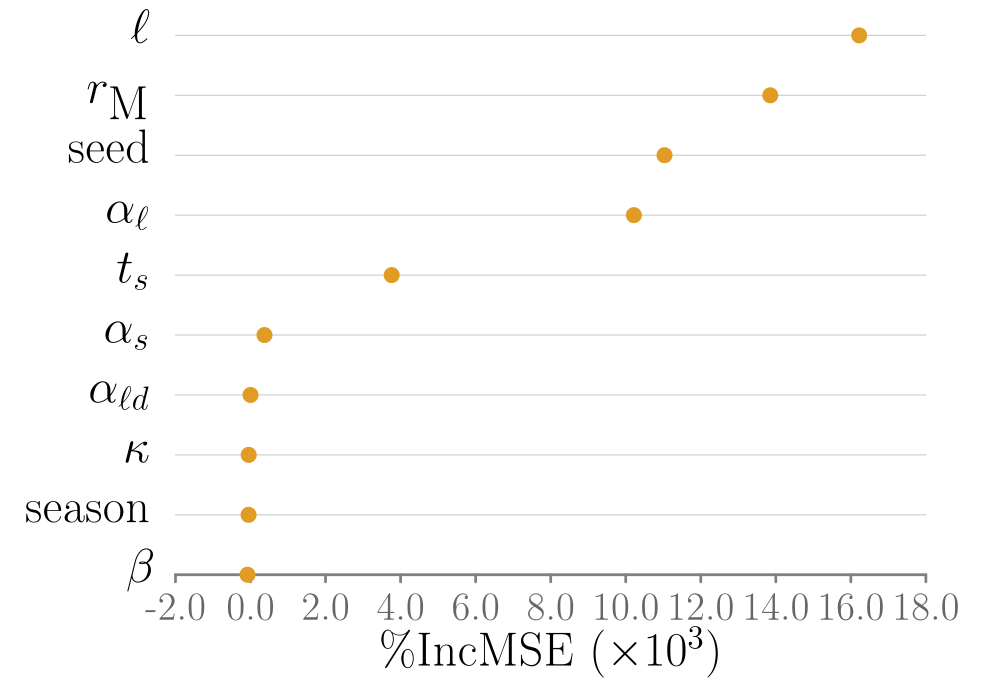

The gnuplot source for this figure:
##### terminal
clear
# set loadpath '~/Dropbox/proj/gp/src'
set term tikz standalone size 12.5cm,8.75cm font ",14" gparrows scale 2,2 textscale 2
set datafile separator ','

##### output
set output 'rf_importance_cluster_mse_A.tex'

##### bg: bg color, axes, grid, tics
##### http://www.colourlovers.com/palette/268142/Danger_Mouse
Danger='#F84934'; # red
Shoes='#4D5E5F'; # grey
##### Rand Olson
roBlue='#1F77B4';
roRed='#D62728';
# border
set style line 21 lt 1 lc rgb '#808080' 
set border 1 back ls 21 lw 5
# grid
set style line 22 lt 2 lc rgb '#CCCCCC' lw 2
set style line 23 lt 2 lc rgb '#DDDDDD' lw 1
set grid ytics back ls 22
# tics
set tics textcolor rgb '#666666'
set tics nomirror out scale 1,.1
set ytics scale 0

##### load default linestyles
set style increment user
# taken care of in terminal
do for [i=1:15] { set style line i lt 1 lw 7 }

##### line colors
# mathematica default
DarkBlue= '#5e82b5'
Orange=   '#e09c24'
Green=    '#8fb030'
Red=      '#eb634f'
Purple=   '#8778b3'
Brown=    '#c46e1a'
LightBlue='#5c9ec7'
Yellow=   '#FDBF6F'
MATHEMATICA="#5e82b5 #e09c24 #8fb030 #eb634f #8778b3 #c46e1a #5c9ec7 #FDBF6F"
do for[i=1:8] {set style line i lc rgb word(MATHEMATICA,i)}
####

##### data style
set style data linespoints;
set style line 1 pt 5
set style line 2 pt 7
set style line 3 pt 13
set style line 4 pt 17
set style line 5 pt 4
set style line 6 pt 6
set style line 7 pt 12
set style line 8 pt 16
#
set pointintervalbox 4.5
do for [i=1:15] {set style line i ps 2.75 pi -1}

# NOTE: offsets should be a function of font sizes
##### key
set key t l Left spacing 2 width 5 opaque font ",18"

##### tics (note that tics are also set in theme)
set xtics font ",18" offset 0,.2
set ytics font ",18" offset 1.5,0

##### plot
set title font ",18" "" offset -3,.3
set xlabel "\\%IncMSE (\$\\times 10^3\$)" offset 0,0 font ",18"
set ylabel "" offset -2,0 font ",18"


unset title;        set ytics textcolor 'black' offset .5,0;        set xtics font ",15";        set style data points;        set format x "%.1s";        set nokey;

plot '< gsort -t, -k2,2 -n -r rf_importance_cluster_all_A.csv' u 2:(-$0):yticlabel(1) ls 2 pt 7

#set term x11 reset;
